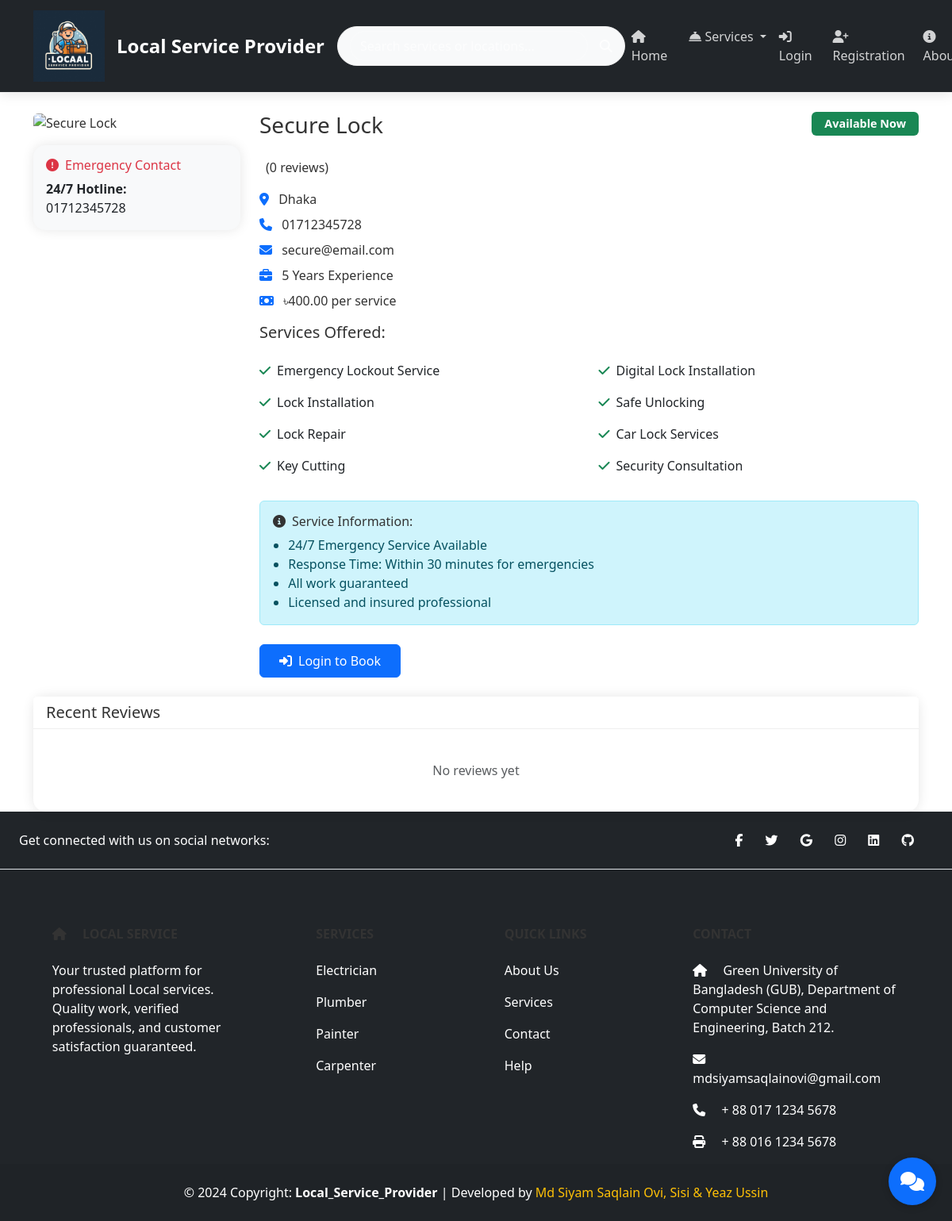
The page /locksmith_info.php?id=1 on the database its author committed.
### tables this page shows
CREATE TABLE `locksmiths` (
  `id` int NOT NULL,
  `name` varchar(100) NOT NULL,
  `email` varchar(100) NOT NULL,
  `contact_number` varchar(15) NOT NULL,
  `location` varchar(200) NOT NULL,
  `price_per_service` decimal(10,2) NOT NULL,
  `work_experience` int NOT NULL,
  `image` varchar(255) DEFAULT 'default.jpg',
  `rating` decimal(3,1) DEFAULT '0.0',
  `specialization` varchar(200) DEFAULT NULL,
  `created_at` timestamp NOT NULL DEFAULT CURRENT_TIMESTAMP,
  `availability` tinyint(1) DEFAULT '1'
);

### locksmith_info.php (the view, shortened to what this page needs)
<?php
include('includes/header.php');
include('includes/navbar.php');
include('dbcon.php');
if(isset($_GET['id'])) {
    $locksmith_id = mysqli_real_escape_string($con, $_GET['id']);
    $query = "SELECT * FROM locksmiths WHERE id = '$locksmith_id'";
    $result = mysqli_query($con, $query);
    if(mysqli_num_rows($result) > 0) {
        $locksmith = mysqli_fetch_assoc($result);
?>
<div class="container mt-4">
    <div class="row">
        <div class="col-md-3">
            <img src="<?= isset($locksmith['profile_image']) ? '../uploads/'.$locksmith['profile_image'] : 'assets/img/default-locksmith.jpg' ?>"
                 class="img-fluid rounded"
                 alt="<?= $locksmith['name'] ?>">
            <div class="card mt-3 bg-light">
                <div class="card-body">
                    <h6 class="card-title text-danger">
                        <i class="fas fa-exclamation-circle me-2"></i>Emergency Contact
                    </h6>
                    <p class="card-text">
                        <strong>24/7 Hotline:</strong><br>
                        <?= $locksmith['emergency_contact'] ?? $locksmith['contact_number'] ?>
                    </p>
                </div>
            </div>
        </div>
        <div class="col-md-9">
            <div class="d-flex justify-content-between align-items-start mb-3">
                <h3><?= $locksmith['name'] ?></h3>
                <span class="badge <?= $locksmith['availability'] ? 'bg-success' : 'bg-danger' ?>">
                    <?= $locksmith['availability'] ? 'Available Now' : 'Not Available' ?>
                </span>
            </div>
            <div class="d-flex align-items-center mb-3">
                    <?php
                    $rating_query = "SELECT AVG(rating) as avg_rating, COUNT(*) as total_reviews
                                   FROM reviews WHERE locksmith_id = '$locksmith_id'";
                    $rating_result = mysqli_query($con, $rating_query);
                    $rating_data = mysqli_fetch_assoc($rating_result);
                    ?>
                <span>(<?= $rating_data['total_reviews'] ?? 0 ?> reviews)</span>
            </div>
            <p class="mb-2">
                <i class="fas fa-map-marker-alt text-primary me-2"></i>
                <?= $locksmith['location'] ?>
            </p>
            <p class="mb-2">
                <i class="fas fa-phone text-primary me-2"></i>
                <?= $locksmith['contact_number'] ?>
            </p>
            <p class="mb-2">
                <i class="fas fa-envelope text-primary me-2"></i>
                <?= $locksmith['email'] ?>
            </p>
            <p class="mb-2">
                <i class="fas fa-briefcase text-primary me-2"></i>
                <?= $locksmith['work_experience'] ?> Years Experience
            </p>
            <p class="mb-3">
                <i class="fas fa-money-bill text-primary me-2"></i>
                ৳<?= number_format($locksmith['price_per_service'], 2) ?> per service
            </p>
            <div class="mb-4">
                <h5 class="mb-3">Services Offered:</h5>
                <div class="row">
                    <div class="col-md-6">
                        <ul class="list-group">
                            <li class="list-group-item">
                                <i class="fas fa-check text-success me-2"></i>Emergency Lockout Service
                            </li>
                            <li class="list-group-item">
                                <i class="fas fa-check text-success me-2"></i>Lock Installation
                            </li>
                            <li class="list-group-item">
                                <i class="fas fa-check text-success me-2"></i>Lock Repair
                            </li>
                            <li class="list-group-item">
                                <i class="fas fa-check text-success me-2"></i>Key Cutting
                            </li>
                        </ul>
                    </div>
                    <div class="col-md-6">
                        <ul class="list-group">
                            <li class="list-group-item">
                                <i class="fas fa-check text-success me-2"></i>Digital Lock Installation
                            </li>
                            <li class="list-group-item">
                                <i class="fas fa-check text-success me-2"></i>Safe Unlocking
                            </li>
                            <li class="list-group-item">
                                <i class="fas fa-check text-success me-2"></i>Car Lock Services
                            </li>
                            <li class="list-group-item">
                                <i class="fas fa-check text-success me-2"></i>Security Consultation
                            </li>
                        </ul>
                    </div>
                </div>
            </div>
            <div class="alert alert-info mb-4">
                <h6 class="mb-2"><i class="fas fa-info-circle me-2"></i>Service Information:</h6>
                <ul class="mb-0">
                    <li>24/7 Emergency Service Available</li>
                    <li>Response Time: Within 30 minutes for emergencies</li>
                    <li>All work guaranteed</li>
                    <li>Licensed and insured professional</li>
                </ul>
            </div>
            <?php if(isset($_SESSION['auth_user'])): ?>
                <?php if($locksmith['availability']): ?>
                    <a href="payment.php?id=<?= $locksmith_id ?>&type=locksmith" class="btn btn-primary">
                        <i class="fas fa-handshake me-2"></i>Book Now
                    </a>
                <?php else: ?>
                    <button class="btn btn-secondary" disabled>Not Available</button>
                <?php endif; ?>
            <?php else: ?>
                <a href="login.php" class="btn btn-primary">
                    <i class="fas fa-sign-in-alt me-2"></i>Login to Book
                </a>
            <?php endif; ?>
        </div>
    </div>
    <div class="card mt-4">
        <div class="card-header">
            <h5 class="mb-0">Recent Reviews</h5>
        </div>
        <div class="card-body">
            <?php
            $reviews_query = "SELECT r.*, u.name as reviewer_name
                            FROM reviews r
                            JOIN users u ON r.user_id = u.id
                            WHERE r.locksmith_id = '$locksmith_id'
                            ORDER BY r.created_at DESC";
            $reviews_result = mysqli_query($con, $reviews_query);
            if(mysqli_num_rows($reviews_result) > 0):
                while($review = mysqli_fetch_assoc($reviews_result)):
            ?>
                <div class="review-card">
                    <div class="d-flex justify-content-between">
                        <div>
                            <h6 class="mb-1"><?= htmlspecialchars($review['reviewer_name']) ?></h6>
                            <div class="star-rating mb-2">
                                <?php
                                $rating = $review['rating'] ?? 0;
                                for($i = 1; $i <= 5; $i++) {
                                    if($i <= $rating) {
                                        echo '<i class="fa fa-star text-warning"></i>';
                                    } else {
                                        echo '<i class="fa fa-star-o text-warning"></i>';
                                    }
                                }
                                ?>
                            </div>
                            <p class="mb-1"><?= htmlspecialchars($review['review_text']) ?></p>
                        </div>
                        <small class="text-muted">
                            <?= date('M d, Y', strtotime($review['created_at'])) ?>
                        </small>
                    </div>
                </div>
            <?php
                endwhile;
            else:
            ?>
                <p class="text-center text-muted my-4">No reviews yet</p>
            <?php endif; ?>
        </div>
    </div>
</div>
<?php
    } else {
        echo "<div class='container mt-4'><div class='alert alert-danger'>Locksmith not found</div></div>";
    }
} else {
    echo "<div class='container mt-4'><div class='alert alert-danger'>Invalid request</div></div>";
}
include('includes/footer.php');
?>

### includes/header.php (style rules this page uses)
body { background: #ffffff; margin: 0; padding: 0; color: #333; }
.card { background: #fff; border: 1px solid #eee; border-radius: 15px; box-shadow: 0 2px 10px rgba(0, 0, 0, 0.05); transition: transform 0.3s ease; }
h1, h2, h3, h4, h5, h6 { color: #333; }
a { color: #0d6efd; text-decoration: none; }

### locksmith_info.php (style rules this page uses)
.badge { padding: 0.5rem 1rem; font-size: 0.9rem; }
.card { border: none; box-shadow: 0 0 15px rgba(0,0,0,0.1); }
.card-header { background-color: #fff; border-bottom: 1px solid #eee; }
.btn-primary { padding: 0.5rem 1.5rem; font-size: 1rem; }
.list-group-item { border: none; padding: 0.5rem 0; }
.alert ul { padding-left: 1.2rem; margin-bottom: 0; }

### rows shown on the page
locksmiths: contact_number "01712345728", name "Secure Lock", location "Dhaka", email "secure@email.com", work_experience "5", price_per_service "400.00"

### other values the page prints
$rating_data['total_reviews'] "0"
